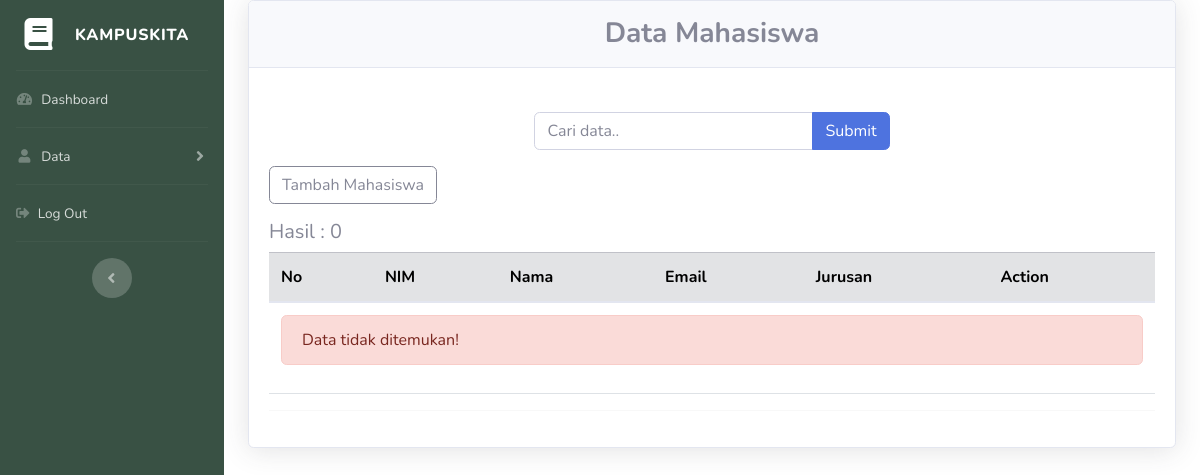
/index.php/mahasiswa, run on an earlier commit of the app's database.
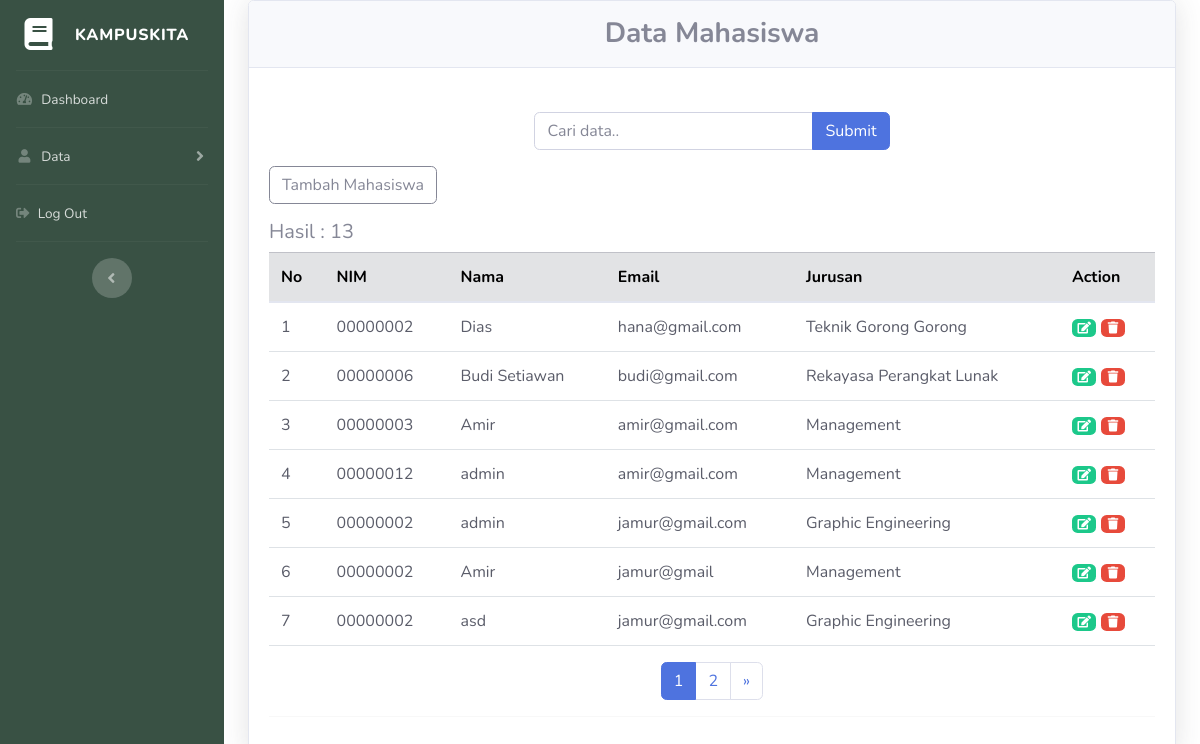
And on a later commit of the database.
### tables this page shows
CREATE TABLE `mahasiswa` (
  `id` int(11) NOT NULL,
  `nama` varchar(100) NOT NULL,
  `nim` varchar(8) NOT NULL,
  `email` varchar(100) NOT NULL,
  `jurusan` varchar(50) NOT NULL
);

### application/controllers/Mahasiswa.php (called while the page is built, shortened)
<?php
class Mahasiswa extends CI_Controller
{
	public function __construct()
	{
		$this->load->model('ModelAdmin');
	}
	public function index()
	{
		$queryAllMahasiswa = $this->ModelAdmin->getDataMahasiswa();
		$data = array('mahasiswa' => $queryAllMahasiswa);
		$title['title'] = "KampusKita Mahasiswa";
		if($this->input->post('submit')) {
			$data['keyword'] = $this->input->post('keyword');
			$this->session->set_userdata('keyword', $data['keyword']);
		} else {
			$data['keyword'] = $this->session->userdata('keyword');
		}
		$this->db->like('nama', $data['keyword']);
		$this->db->or_like('email', $data['keyword']);
		$this->db->or_like('jurusan', $data['keyword']);
		$this->db->or_like('nim', $data['keyword']);
		$this->db->from('mahasiswa');
		$config['total_rows'] = $this->db->count_all_results();
		$data['total_rows'] = $config['total_rows'];
		$config['per_page'] = 7;
		$data['start'] = $this->uri->segment(3);
		$data['mahasiswa'] = $this->ModelAdmin->getMahasiswa($config['per_page'], $data['start'], $data['keyword']);
		$this->load->view('templates/header', $title);
		$this->load->view('templates/sidebar');
		$this->load->view('view-mahasiswa.php', $data);
		$this->load->view('templates/footer');
	}
}

### index.php (called while the page is built, shortened)
<?php
require_once BASEPATH.'core/CodeIgniter.php';

### application/models/ModelAdmin.php (called while the page is built, shortened)
<?php
class ModelAdmin extends CI_Model
{
	public function getMahasiswa($limit, $start, $keyword = null)
	{
			$query = $this->db->get('mahasiswa', $limit, $start);
			return $query->result();
	}
}

### application/views/view-mahasiswa.php (the view, shortened to what this page needs)
<br>
<div class="container-fluid">
	<div class="card shadow mb-4">
		<div class="card-header py-3">
			<h3 class="m-0 font-weight-bold text-secondary" align="center">Data Mahasiswa</h3>
		</div>
		<div class="card-body">
			<div class="row justify-content-center mt-4">
				<div class="col-md-5">
					<form action="<?= base_url('mahasiswa'); ?>" method="post">
						<div class="input-group mb-3">
							<input type="text" class="form-control" placeholder="Cari data.. " name="keyword" autocomplete="off" autofocus>
							<div class="input-group-append">
								<input class="btn btn-primary" type="submit" name="submit">
							</div>
						</div>
					</form>
				</div>
			</div>
			<a class="btn btn-outline-secondary mb-3" align="center" data-toggle="modal" data-target="#newMahasiswa">Tambah Mahasiswa</a>
			<h5>Hasil : <?= $total_rows; ?></h5>
			<table class="table table-hover text-dark">
				<thead class="table-secondary">
					<tr>
						<th scope="col">No</th>
						<th scope="col">NIM</th>
						<th scope="col">Nama</th>
						<th scope="col">Email</th>
						<th scope="col">Jurusan</th>
						<th scope="col">Action</th>
					</tr>
				</thead>
				<tbody>
					<?php if (empty($mahasiswa)) : ?>
						<tr>
							<td colspan="6">
								<div class="alert alert-danger" role="alert">Data tidak ditemukan!</div>
							</td>
						</tr>
					<?php endif; ?>
					<?php
					foreach ($mahasiswa as $row) :
					?>
						<tr>
							<td><?= ++$start; ?></td>
							<td><?= $row->nim; ?></td>
							<td><?= $row->nama; ?></td>
							<td><?= $row->email; ?></td>
							<td><?= $row->jurusan; ?></td>
							<td>
								<a class="badge badge-success" data-toggle="modal" data-target="#editMhs<?= $row->id; ?>" href=""><i class="fas fa-fw fa-edit"></i></a>
								<a class="badge badge-danger" data-toggle="modal" data-target="#deleteMhs<?= $row->id; ?>"><i class="fas fa-fw fa-trash"></i></a>
							</td>
						</tr>
					<?php endforeach; ?>
			</table>
			<?= $this->pagination->create_links(); ?>
			<hr class="container-divider">
		</div>
	</div>
</div>
</div>

What changed in the data, as far as the page shows it:
added mahasiswa: nim "00000002", nama "Dias", email "hana@gmail.com", jurusan "Teknik Gorong Gorong"
added mahasiswa: nim "00000006", nama "Budi Setiawan", email "budi@gmail.com", jurusan "Rekayasa Perangkat Lunak"
added mahasiswa: nim "00000003", nama "Amir", email "amir@gmail.com", jurusan "Management"
added mahasiswa: nim "00000012", nama "admin", email "amir@gmail.com", jurusan "Management"
added mahasiswa: nim "00000002", nama "admin", email "jamur@gmail.com", jurusan "Graphic Engineering"
added mahasiswa: nim "00000002", nama "Amir", email "jamur@gmail", jurusan "Management"
added mahasiswa: nim "00000002", nama "asd", email "jamur@gmail.com", jurusan "Graphic Engineering"
Also different on the page:
$total_rows: "0" → "13"
$this->pagination->create_links(): (not shown) → "1 2 »"
text no longer shown: "Data tidak ditemukan!"
